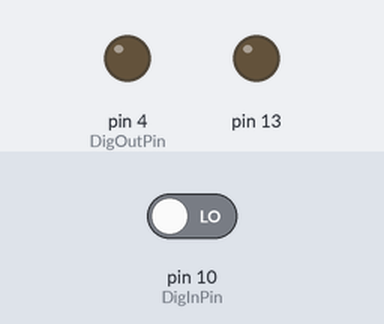
A sketch run on a simulated Arduino Uno, built with avr-gcc and run on an emulated ATmega328P. Parts: output pins drawn as LEDs (lit = HIGH). Inputs (shaded band) come from the test bench; at power-on: pin 10 (DigInPin) LOW.

Above: at 1.2 s.
1.3 s: pin 10 (DigInPin) driven HIGH
At 2.1 s:
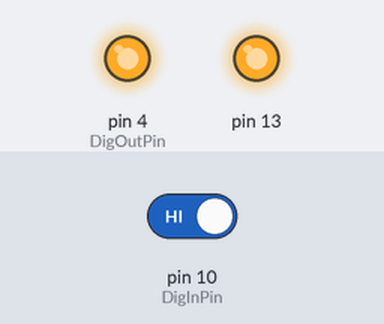
4.3 s: pin 10 (DigInPin) driven LOW
At 4.9 s:
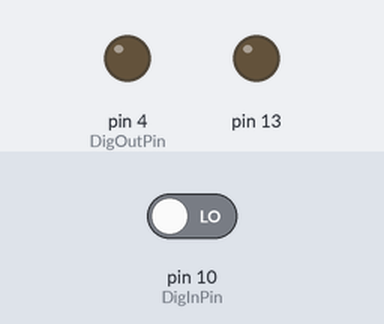
Timing chart, 0 to 7.3 s (numbered marks = the images above; inputs shaded):
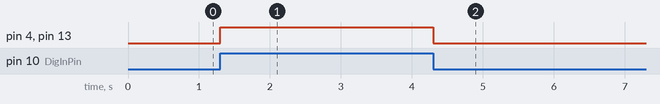

Measured:
- after the input at 1.3 s, pin 4 (DigOutPin), pin 13: LOW → HIGH at once
- after the input at 4.3 s, pin 4 (DigOutPin), pin 13: HIGH → LOW at once

The sketch:

context_switch.ino
```cpp
// Enter digital pins that input TTL from nidaq
const int DigInPin=10;
// Dig Pin that will control relay shield
const int DigOutPin=4;


void setup()

{
  // Initialize LED as low
  pinMode(13, OUTPUT);
  digitalWrite(13,LOW);

  // Initialize all inputs from nidaq
  pinMode(DigInPin,INPUT);

  // Initialize output pin
  pinMode(DigOutPin,OUTPUT);
  digitalWrite(DigOutPin,LOW);
}


void loop()
{
 //int DigInDur=pulseIn(DigInPin,HIGH,1000); // Waits 1000us for a pulse in this channel

 // if dig input occured, then change context to state associated with that input.
 // if (DigInDur > 0)

 if (digitalRead(DigInPin))
 {
 digitalWrite(DigOutPin,HIGH);
 digitalWrite(13, HIGH);


 // TESTING - keep high for 1s, then reset
 delay(1000);

 // Resets dig out pin.
 digitalWrite(DigOutPin,LOW);
digitalWrite(13, LOW);

 // DigInDur=0;
 }

 }
```
